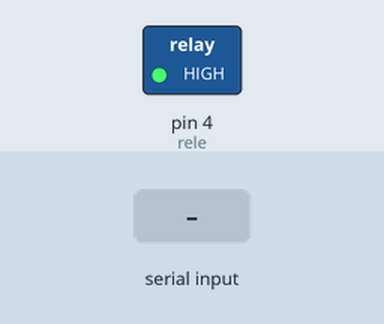
Bench run of a sketch on a simulated Arduino Uno, built with avr-gcc and run on an emulated ATmega328P. Shown: switched loads named in the sketch (green lamp = pin HIGH). The test bench sets the inputs (shaded band).

Above: at 1.2 s.
1.3 s: "0" received over the second serial link
At 1.7 s:
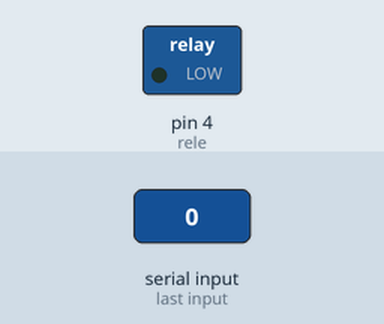
Timing chart, 0 to 4.3 s (numbered marks = the images above; inputs shaded):
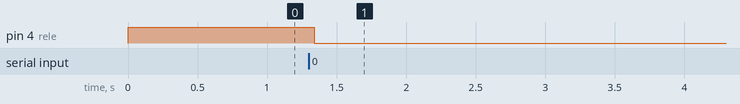

The sketch:

AcionamentoLuzBluetooh.ino
```cpp
#define rele 4
#define RX 11
#define TX 10
#include <SoftwareSerial.h>

SoftwareSerial bluetooth(TX, RX);

void setup()
{
  Serial.begin(9600);
  pinMode(rele, OUTPUT);
  //Comecar desligado
  digitalWrite(rele,HIGH);

  //comunicação bluetooh
  bluetooth.begin(9600);
  bluetooth.println("Digite 0 para acionar o interruptor");
}

void loop()
{
  bluetooh();
}

void bluetooh()
{
    byte BluetoothData;
  if (bluetooth.available() > 0) {
    BluetoothData=bluetooth.read();
      switch (BluetoothData) {
      case '0':
        digitalWrite(rele,digitalRead(rele)^1);
        bluetooth.println("botao pressionado");
        break;
      default:
        bluetooth.println("Mensagem invalida");
        bluetooth.println("Digite 0 para ligar ou desligar o rele");
    }
  }
  delay(100);
}
```

Measured:
- after the input at 1.3 s, pin 4 (rele): HIGH → LOW at once
